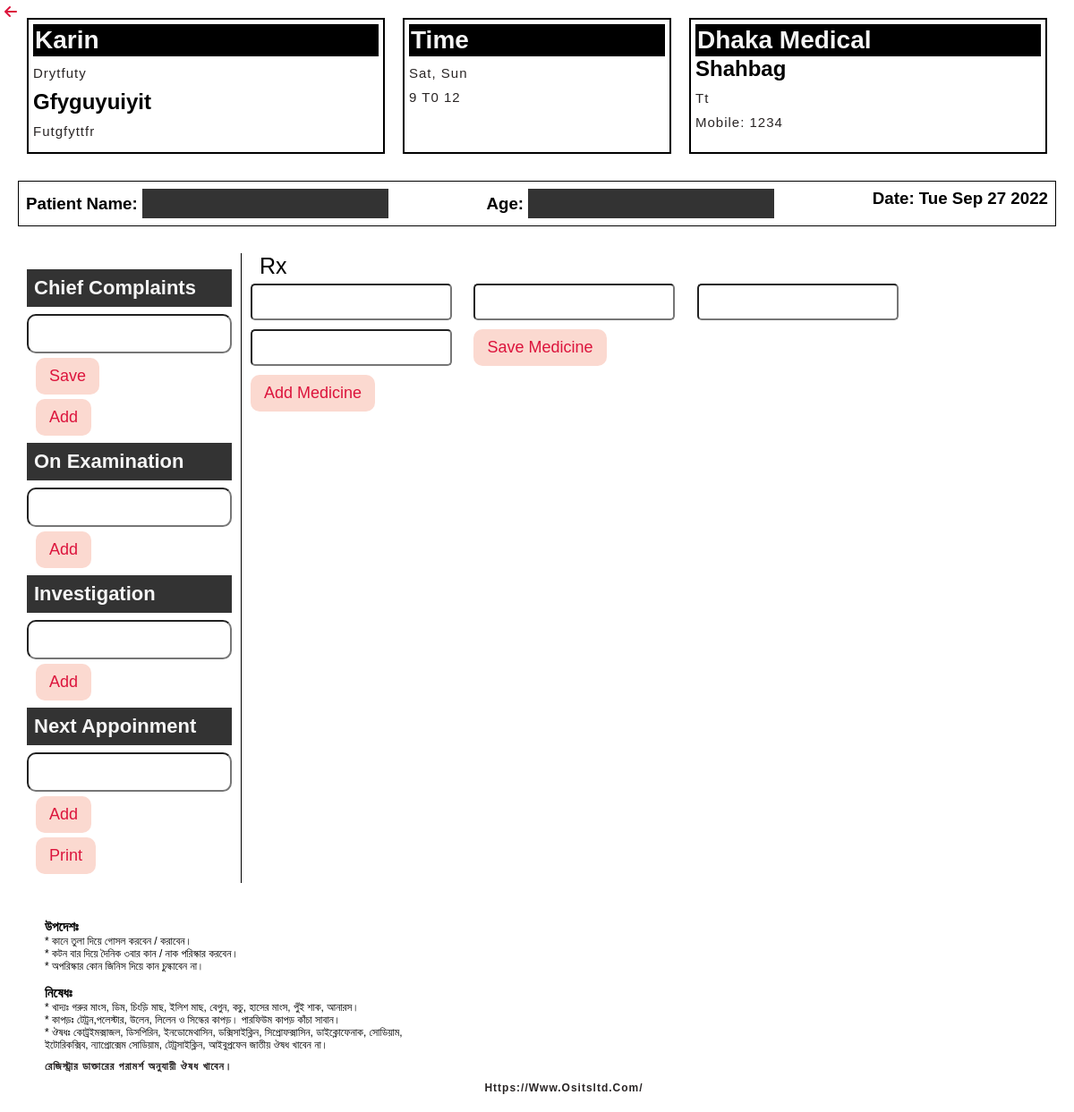
The app's page /prescription.php?idno=39 (signed in) with its own data.
### tables this page shows
CREATE TABLE `addchember` (
  `id` int(4) NOT NULL,
  `aid` int(5) NOT NULL,
  `chember_name` varchar(100) NOT NULL,
  `location` varchar(100) NOT NULL,
  `phn` varchar(30) NOT NULL,
  `location_details` varchar(255) NOT NULL,
  `day` varchar(40) NOT NULL,
  `time` varchar(30) NOT NULL
);

### prescription.php (the view, shortened to what this page needs)
<?php
include 'config.php';
$id=$_GET['idno'];
$select="SELECT * FROM `addchember` WHERE id='$id'";
$query=mysqli_query($con,$select);
$row=mysqli_fetch_assoc($query);
?>
<!DOCTYPE html>
<html lang="en">
<head>
    <link rel="stylesheet" href="pre.css">
    <link rel="stylesheet" href="css/all.min.css"  />
    <link rel="stylesheet" href="css/fontawesome.min.css">
    <link rel="stylesheet" href="css/all.css">
    <link rel="stylesheet" href="https://cdnjs.cloudflare.com/ajax/libs/font-awesome/6.2.0/css/all.min.css" />
</head>
<body>
    <div class="container">
        <a href="home.php"><i class="fa-solid fa-arrow-left"></i></a>
        <div class="content">
            <div class="card1">
                <h1><?php echo $_SESSION['name']; ?> </h1>
                <p><?php echo $_SESSION['descrive']; ?></p>
                <h2><?php echo $_SESSION['designation']; ?></h2>
                <p><?php echo $_SESSION['work']; ?></p>
            </div>
            <div class="card2">
                <h1>time</h1>
                <p><?php echo $row['day'];  ?></p>
                <p><?php echo $row['time'];  ?></p>
            </div>
            <div class="card3">
                <h1><?php echo $row['chember_name'] ;?></h1>
                <h2><?php echo $row['location'] ;?></h2>
                <p><?php echo $row['location_details']; ?>
                    <p>mobile: <span><?php echo $row['phn'] ;?></span>
           </p>
                </p>
            </div>
        </div>
       <div class="patient">
        <div class="about-patient">
            <h3>patient  name: <input class="name" type="text"></h3>
        </div>
        <div class="about-patient">
            <h3>age: <input class="age" type="text"></h3>
        </div>
        <div class="about-patient">
            <h3>date: <span id="time"></span></h3>
        </div>
       </div>
<div class="patient-info">
<div class="complain-list">
<div class="complain">
    <h3>chief complaints</h3>
    <form  method="POST" autocomplete="on">
    <input list="browsers" class="browsers" id="input" name="complaints"  onfocus="this.value=''" autocomplete="name"  >
        <input type="submit"  class="btn" name="add" value="save">
        </form>
    <button id="add"  class="btn">add</button>
   </div>
   <div class="complain">
    <h3>on examination</h3>
    <input list="examination" class="browsers" id="input1" name="inputbtn" onfocus="this.value=''"  > <input type="submit" id="add1" class="btn" name="inputbtn" value="add">
   </div>
   <div class="complain">
    <h3>investigation</h3>
    <input list="investigation" class="browsers"  id="input2" name="inputbtn" onfocus="this.value=''" autocomplete="on" >  <input type="submit" id="add2" class="btn" name="inputbtn" value="add">
   </div>
   <div class="complain">
    <h3>next appoinment</h3>
    <input list="diagnosis" class="browsers" id="input3" name="inputbtn" onfocus="this.value=''" ><input type="submit" id="add3" class="btn" name="inputbtn" value="add">
</div>
<button onclick="window.print()" class="btn" id="prinn">print</button>
</div>
<br><br><br>
<div class="flex">
<span class="rx" >rx</span>
<div class="medicine_group">
    <form action="">
<input class="medicine_input" type="text" list="medicine" id="medi" name="inputbtn" onfocus="this.value=''" >
   <input class="medicine_input" type="text" list="when" id="medi2" name="inputbtn" onfocus="this.value=''" >
   <input class="medicine_input" type="text" list="food" id="medi3" name="inputbtn" onfocus="this.value=''" >
   <input class="medicine_input" type="text"  id="medi4" name="inputbtn">
   <input type="submit"  class="btn"  value="save medicine"  >
   </form>
   <input type="submit" id="medicinebtn" class="btn" name="inputbtn" value="add medicine"  >
</div>
</div>
    </div>
<div class="rules">
<dl>
       <dt>উপদেশঃ</dt>
       <dd>* কানে তুলা দিয়ে গোসল করবেন / করাবেন।</dd>
       <dd>* কটন বার দিয়ে দৈনিক ৩বার কান / নাক পরিস্কার করবেন।</dd>
       <dd>* অপরিস্কার কোন জিনিস দিয়ে কান চুল্কাবেন না।</dd>
       <br>
       <dt>নিষেধঃ</dt>
       <dd>* খাদ্যঃ গরুর মাংস, ডিম, চিংড়ি মাছ, ইলিশ মাছ, বেগুন, কচু, হাসের মাংস, পুঁই শাক, আনারস।</dd>
       <dd>* কাপড়ঃ টেট্রন,পলেস্টার, উলেন, লিলেন ও সিল্কের কাপড়। পারফিউম কাপড় কাঁচা সাবান। </dd>
       <dd>* ঔষধঃ কোট্রইমক্সাজল, ডিসপিরিন, ইনডোমেথাসিন, ডক্সিসাইক্লিন, সিপ্রোফক্সাসিন, ডাইক্লোফেনাক, সোডিয়াম, <br> ইটোরিকক্সিব, ন্যাপ্রোক্সেম সোডিয়াম, টেট্রসাইক্লিন, আইবুপ্রফেন জাতীয় ঔষধ খাবেন না।</dd>
       </dl>
       <p>রেজিস্ট্রার ডাক্তারের পরামর্শ অনুযায়ী ঔষধ খাবেন।</p>
       <p class="f" style="margin: 0 auto; text-align:center; opacity:5;">https://www.ositsltd.com/</p>
</div>
    </div>
</body>
</html>

### pre.css (style rules this page uses)
* { font-family: 'Rubik', sans-serif; margin: 0; padding: 0; box-sizing: border-box; text-decoration: none; text-transform: capitalize; outline: none; }
.container { width: 100%; object-fit: contain; background-color: #fff; padding: 20px; }
.container a { position: absolute; top: 5px; left: 5px; color: crimson; }
.container .content { display: flex; justify-content: space-between; }
.container .card1 { flex: 1 1 300px; border: 2px solid black; padding: 5px; text-align: justify; margin: 0 10px; height: auto; }
.container .card2 { border: 2px solid black; padding: 5px; flex: 1 1 200px; text-align: justify; margin: 0 10px; }
.container .card3 { border: 2px solid black; flex: 1 1 300px; padding: 5px; text-align: justify; margin: 0 10px; }
.container h1 { background-color: black; font-weight: 700; padding: 2px; color: whitesmoke; justify-content: center; font-size: 28px; }
.container p { margin: 10px 0; color: rgb(41, 37, 37); font-size: 15px; letter-spacing: 1px; }
.container .patient { display: flex; justify-content: space-between; border: 1px solid black; margin: 30px 0; padding: 8px; width: 100%; }
.container .patient .name, .container .patient .age { border: none; outline: none; font-size: 20px; background-color: #333; color: whitesmoke; padding: 5px; }
.complain-list { border-right: 1px solid black; max-width: 250px; padding: 10px; }
.patient-info { width: 100%; }
.complain h3 { font-size: 22px; background-color: #333; color: whitesmoke; padding: 8px; margin: 8px 0; }
.patient-info { display: flex; }
.browsers { width: 100%; height: 30px; font-size: 25px; padding: 20px 10px; border-radius: 10px; }
.medicine_input { margin: 5px 10px; padding: 10px; font-size: 15px; font-weight: 700; border-radius: 5px; }
.btn { border-radius: 10px; background-color: #fbd9d0; color: crimson; padding: 10px 15px; font-size: 18px; margin-top: 5px; outline: none; margin-left: 10px; border: none; cursor: pointer; transition: .2s ease; }
.rules { margin-top: 10px; margin-left: 10px; width: 100%; padding: 20px; font-size: 12px; position: absolute; }
.rules dt { font-weight: bold; font-size: 15px; }
.rules dd { font-size: 12px; }
.rules p { margin-top: 10px; font-size: 12px; font-weight: bold; }
.rx { margin-left: 20px; font-size: 25px; }
html { overflow-x: hidden; scroll-behavior: smooth; }

### records on screen
addchember: day "Sat, Sun", time "9 T0 12", chember_name "Dhaka Medical", location "Shahbag", location_details "Tt", phn "1234"

### other values on screen
$_SESSION['name'] "Karin"
$_SESSION['descrive'] "Drytfuty"
$_SESSION['designation'] "Gfyguyuiyit"
$_SESSION['work'] "Futgfyttfr"
